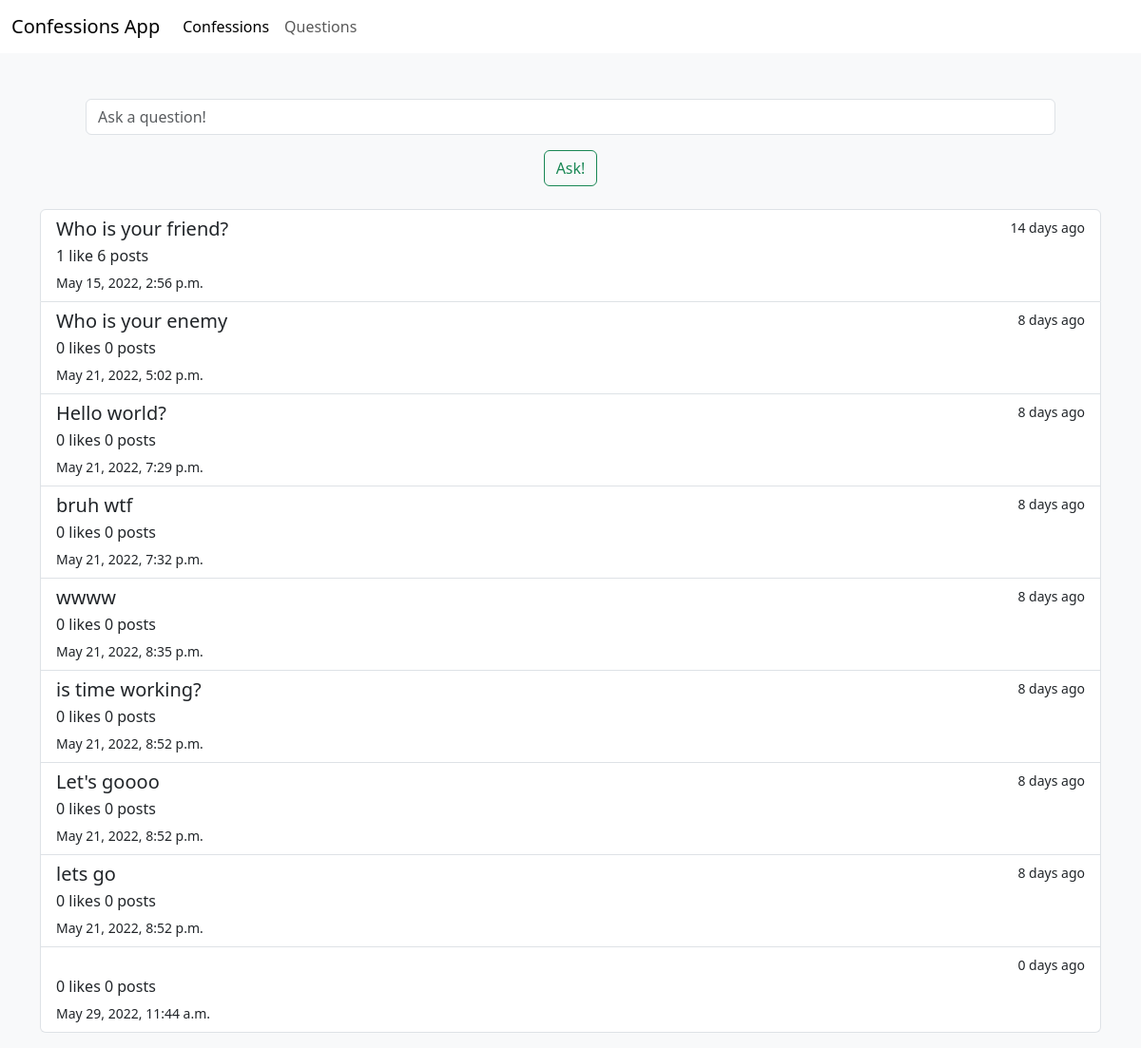
Screenshot of /questions (signed in) with the database file from the repository.
### ConfessionsApp/models.py (models this page shows, shortened)
class Question(models.Model):
    CATEGORIES = [
        ('CMPLN', 'Complaint'),
        ('FMLY', 'Family'),
        ('FRNDS', 'Friends'),
        ('HBBS', 'Hobbies'),
        ('LV', 'Love'),
        ('OTHR', 'Other'),
        ('SCHL', 'School'),
        ('SPRTS', 'Sports'),
    ]
    category = models.CharField(max_length=10, choices=CATEGORIES)
    owner = models.ForeignKey(User, on_delete=models.CASCADE)
    question_text = models.CharField(max_length=255)
    date = models.DateTimeField(auto_now=True)
    @property
    def num_days_ago(self):
        today= timezone.now()
        return (today - self.date).days
    @property
    def num_likes(self):
        return self.like_set.count()
    @property
    def num_posts(self):
        return self.post_set.count()

### ConfessionsApp/views.py (the view, shortened to what this page needs)
# urls.py: path("questions", views.questions, name="questions"),
def questions(request):
    if request.method != "POST":
        Questions = Question.objects.all()
        context = {
            "Questions": Questions,
        }
        return render(request, "ConfessionsApp/questions.html", context)

### ConfessionsApp/templates/ConfessionsApp/questions.html (shortened to what this page needs)
{%extends 'ConfessionsApp/base.html'%}
{% load bootstrap_icons %}
{%load static%}
{%block content%}
<div class="container mt-5 mb-3">
  <form class="text-center mx-5" method="POST">
    {%if user.is_authenticated%}
    <input class="form-control mb-2" type="text"
      name="QuestionInput" placeholder="Ask a question!"
      />
    <input id="submitBtn" class="btn btn-outline-success mt-2 mb-4" type="submit" value="Ask!" />
    {%else%}
    <input class="form-control mb-2" type="text"
      name="QuestionInput" placeholder="Login to ask a Question!"
      disabled
    />
    <input id="submitBtn" class="btn btn-outline-success mt-2 mb-4" type="submit" value="Ask!" disabled/>
    {%endif%}
  </form>
  <div class="list-group">
    {%for Question in Questions%}
    <a href="{%url 'ConfessionsApp:question' Question.id%}" class="list-group-item list-group-item-action">
      <div class="d-flex w-100 justify-content-between">
        <h5 class="mb-1">{{Question.question_text}}</h5>
        <small>{{Question.num_days_ago}} days ago</small>
      </div>
      <p class="mb-1">
        {%if Question.num_likes != 1 %}
          {{Question.num_likes}} likes
        {%else%}
          {{Question.num_likes}} like
        {%endif%}
        {%if Question.num_posts != 1 %}
          {{Question.num_posts}} posts
        {%else%}
          {{Question.num_posts}} post
        {%endif%}
      </p>
      <small>{{Question.date}}</small>
    </a>
    {%endfor%}
  </div>
</div>
{%endblock content%}

### rows the page displays
Question: question_text "Who is your friend?", num_days_ago "14", num_likes "1", num_posts "6", date "May 15, 2022, 2:56 p.m."
Question: question_text "Who is your enemy", num_days_ago "8", num_likes "0", num_posts "0", date "May 21, 2022, 5:02 p.m."
Question: question_text "Hello world?", num_days_ago "8", num_likes "0", num_posts "0", date "May 21, 2022, 7:29 p.m."
Question: question_text "bruh wtf", num_days_ago "8", num_likes "0", num_posts "0", date "May 21, 2022, 7:32 p.m."
Question: question_text "wwww", num_days_ago "8", num_likes "0", num_posts "0", date "May 21, 2022, 8:35 p.m."
Question: question_text "is time working?", num_days_ago "8", num_likes "0", num_posts "0", date "May 21, 2022, 8:52 p.m."
Question: question_text "Let's goooo", num_days_ago "8", num_likes "0", num_posts "0", date "May 21, 2022, 8:52 p.m."
Question: question_text "lets go", num_days_ago "8", num_likes "0", num_posts "0", date "May 21, 2022, 8:52 p.m."
Question: num_days_ago "0", num_likes "0", num_posts "0", date "May 29, 2022, 11:44 a.m."
